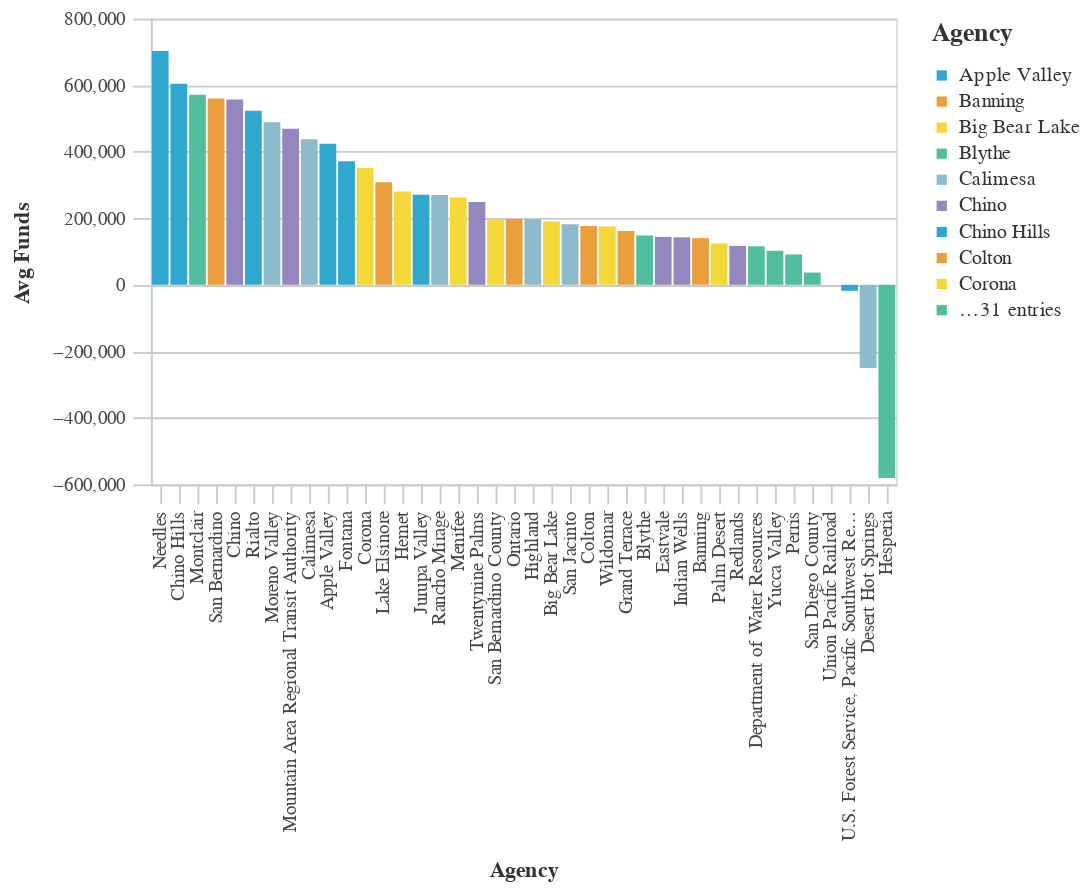

The notebook cell saved with this chart:
### Code cell
#Bar chart Bottom Average Total Requested Funds by Agency
avg_funds_bottom = (df>>group_by(_.primary_agency_name)>>summarize(avg_funds=_.adjusted_total_requested.mean())>>arrange(-_.avg_funds)).tail(50)

chart5=( _dla_utils_reports.basic_bar_chart_no_save((avg_funds_bottom.tail(40)), 'primary_agency_name','avg_funds', 'primary_agency_name', district))
    
display(HTML("<h4><strong>Lowest Average Total Funds by Agency ($2021)</strong></h4>"))
display(chart5)

### Figure 1 — Vega-Lite specification as saved in the notebook (floating-point values rounded to 4 significant figures)
{"config": {"view": {"continuousWidth": 400, "continuousHeight": 300}, "axis": {"domainColor": "#cbcbcb", "grid": true, "gridColor": "#cbcbcb", "gridWidth": 1, "labelColor": "#474747", "labelFont": "Nunito Sans", "labelFontSize": 10, "labelPadding": 4, "tickColor": "#cbcbcb", "tickSize": 10, "titleColor": "#333", "titleFont": "Raleway", "titleFontSize": 12, "titlePadding": 10}, "axisBand": {"grid": false}, "background": "white", "font": "Raleway", "header": {"labelFont": "Nunito Sans", "titleFont": "Raleway"}, "legend": {"labelColor": "#333", "labelFont": "Nunito Sans", "labelFontSize": 11, "labelLimit": 0, "padding": 1, "symbolSize": 30, "symbolType": "square", "titleColor": "#333", "titleFont": "Raleway", "titleFontSize": 14, "titlePadding": 10}, "title": {"anchor": "middle", "font": "Raleway", "fontSize": 18, "fontWeight": 300, "offset": 20}}, "data": {"name": "data-52b95a8c779a1d8329ac14ae11f59d7f"}, "mark": "bar", "encoding": {"color": {"field": "primary_agency_name", "legend": {"symbolLimit": 10, "title": "Agency"}, "scale": {"range": ["#2EA8CE", "#EB9F3C", "#F4D837", "#51BF9D", "#8CBCCB", "#9487C0"]}, "type": "nominal"}, "tooltip": [{"field": "primary_agency_name", "type": "nominal"}, {"field": "avg_funds", "type": "quantitative"}], "x": {"field": "primary_agency_name", "sort": "-y", "title": "Agency", "type": "nominal"}, "y": {"field": "avg_funds", "title": "Avg Funds", "type": "quantitative"}}, "height": 250, "width": 400, "$schema": "https://vega.github.io/schema/vega-lite/v4.17.0.json", "datasets": {"data-52b95a8c779a1d8329ac14ae11f59d7f": [{"primary_agency_name": "Needles", "avg_funds": 702500.0}, {"primary_agency_name": "Chino Hills", "avg_funds": 604300.0}, {"primary_agency_name": "Montclair", "avg_funds": 571100.0}, {"primary_agency_name": "San Bernardino", "avg_funds": 559900.0}, {"primary_agency_name": "Chino", "avg_funds": 557100.0}, {"primary_agency_name": "Rialto", "avg_funds": 522800.0}, {"primary_agency_name": "Moreno Valley", "avg_funds": 488600.0}, {"primary_agency_name": "Mountain Area Regional Transit Authority", "avg_funds": 469100.0}, {"primary_agency_name": "Calimesa", "avg_funds": 437300.0}, {"primary_agency_name": "Apple Valley", "avg_funds": 423800.0}, {"primary_agency_name": "Fontana", "avg_funds": 371500.0}, {"primary_agency_name": "Corona", "avg_funds": 350900.0}, {"primary_agency_name": "Lake Elsinore", "avg_funds": 308500.0}, {"primary_agency_name": "Hemet", "avg_funds": 280500.0}, {"primary_agency_name": "Jurupa Valley", "avg_funds": 270900.0}, {"primary_agency_name": "Rancho Mirage", "avg_funds": 270000.0}, {"primary_agency_name": "Menifee", "avg_funds": 262500.0}, {"primary_agency_name": "Twentynine Palms", "avg_funds": 248800.0}, {"primary_agency_name": "San Bernardino County", "avg_funds": 198000.0}, {"primary_agency_name": "Ontario", "avg_funds": 197400.0}, {"primary_agency_name": "Highland", "avg_funds": 197000.0}, {"primary_agency_name": "Big Bear Lake", "avg_funds": 189900.0}, {"primary_agency_name": "San Jacinto", "avg_funds": 181800.0}, {"primary_agency_name": "Colton", "avg_funds": 176600.0}, {"primary_agency_name": "Wildomar", "avg_funds": 175200.0}, {"primary_agency_name": "Grand Terrace", "avg_funds": 161800.0}, {"primary_agency_name": "Blythe", "avg_funds": 148200.0}, {"primary_agency_name": "Eastvale", "avg_funds": 144000.0}, {"primary_agency_name": "Indian Wells", "avg_funds": 142600.0}, {"primary_agency_name": "Banning", "avg_funds": 140200.0}, {"primary_agency_name": "Palm Desert", "avg_funds": 124100.0}, {"primary_agency_name": "Redlands", "avg_funds": 116800.0}, {"primary_agency_name": "Department of Water Resources", "avg_funds": 115500.0}, {"primary_agency_name": "Yucca Valley", "avg_funds": 102100.0}, {"primary_agency_name": "Perris", "avg_funds": 91140.0}, {"primary_agency_name": "San Diego County", "avg_funds": 36800.0}, {"primary_agency_name": "Union Pacific Railroad", "avg_funds": 0.0}, {"primary_agency_name": "U.S. Forest Service, Pacific Southwest Region", "avg_funds": -18090.0}, {"primary_agency_name": "Desert Hot Springs", "avg_funds": -250400.0}, {"primary_agency_name": "Hesperia", "avg_funds": -580700.0}]}}
